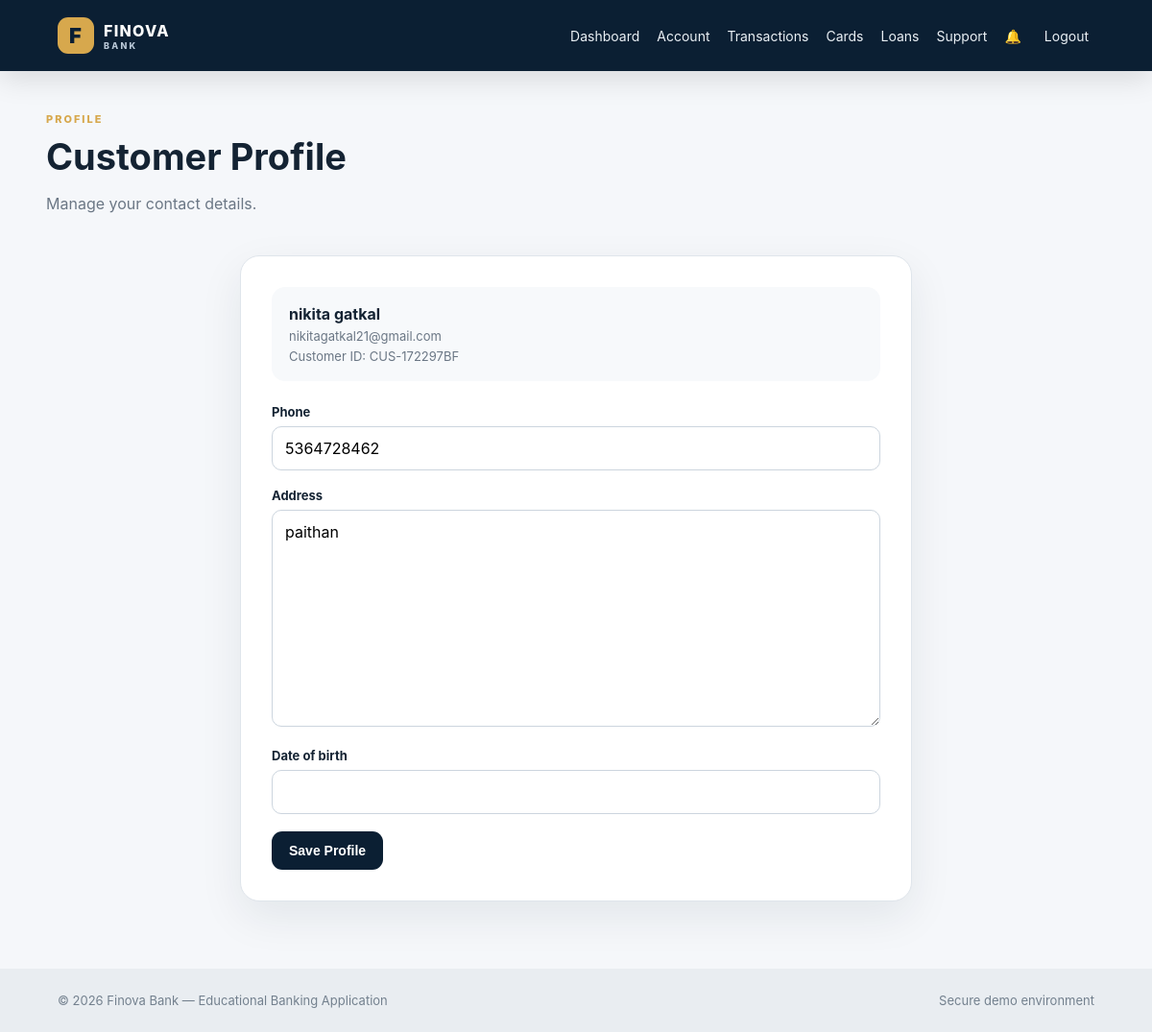
Page /profile/ (signed in) on the committed database.
### banking/models.py (models this page shows, shortened)
class CustomerProfile(models.Model):
    user = models.OneToOneField(
        User, on_delete=models.CASCADE, related_name="profile"
    )
    phone = models.CharField(max_length=15, blank=True)
    address = models.TextField(blank=True)
    date_of_birth = models.DateField(null=True, blank=True)
    customer_id = models.CharField(max_length=30, unique=True, blank=True)
    kyc_verified = models.BooleanField(default=False)
    created_at = models.DateTimeField(auto_now_add=True)

### banking/views.py (the view)
# urls.py: path("profile/", views.profile, name="profile"),
@login_required
def profile(request):
    profile_obj, _ = CustomerProfile.objects.get_or_create(
        user=request.user
    )
    if request.method == "POST":
        form = ProfileForm(request.POST, instance=profile_obj)
        if form.is_valid():
            form.save()
            messages.success(request, "Profile updated successfully.")
            return redirect("profile")
    else:
        form = ProfileForm(instance=profile_obj)
    return render(
        request,
        "profile.html",
        {"form": form, "profile": profile_obj},
    )

### banking/forms.py
class ProfileForm(forms.ModelForm):
    class Meta:
        model = CustomerProfile
        fields = ["phone", "address", "date_of_birth"]

### templates/profile.html (shortened to what this page needs)
{% extends "base.html" %}
{% block content %}
<div class="page-head"><div><span class="eyebrow">PROFILE</span><h1>Customer Profile</h1><p class="muted">Manage your contact details.</p></div></div>
<div class="form-card">
    <div class="profile-summary">
        <strong>{{ user.get_full_name|default:user.username }}</strong>
        <span>{{ user.email }}</span>
        <span>Customer ID: {{ profile.customer_id|default:"Not generated yet" }}</span>
    </div>
    <form method="post">
        {% for field in form %}
        <div class="form-group">
            <label for="{{ field.id_for_label }}">{{ field.label }}</label>
            {{ field }}
        </div>
        {% endfor %}
        <button class="btn primary" type="submit">Save Profile</button>
    </form>
</div>
{% endblock %}

### static/css/style.css (style rules this page uses)
:root { --navy:#0b1f33; --navy2:#12395a; --gold:#d7a84d; --cream:#f5f7fa; --white:#fff; --text:#142333; --muted:#6b7785; --border:#dfe5eb; --green:#178a55; --red:#c73b45; --shadow:0 16px 45px rgba(17,36,55,.08); }
* { box-sizing:border-box }
body { margin:0;background:var(--cream);color:var(--text);font-family:Inter,Segoe UI,Arial,sans-serif }
.mini-label,.eyebrow { font-size:11px;font-weight:800;letter-spacing:.18em;color:var(--gold) }
.btn { display:inline-flex;justify-content:center;align-items:center;border:0;border-radius:11px;padding:12px 18px;font-weight:750;cursor:pointer;font-size:14px }
.btn.primary { background:var(--navy);color:#fff }
.page-head { display:flex;align-items:flex-end;justify-content:space-between;gap:20px;margin-bottom:28px }
.page-head h1 { font-size:38px;margin:8px 0 }
.muted { color:var(--muted) }
.empty,.form-card,.detail-card { background:#fff;border:1px solid var(--border);border-radius:20px;padding:32px;box-shadow:var(--shadow) }
.form-card { max-width:700px;margin:0 auto }
.form-group { margin-bottom:18px }
.form-group label { display:block;font-size:13px;font-weight:750;margin-bottom:7px }
.form-group input,.form-group select,.form-group textarea { width:100%;border:1px solid #ccd5de;border-radius:10px;padding:12px 13px;font:inherit;background:#fff;outline:none }
.profile-summary { display:grid;gap:5px;background:#f7f9fb;border-radius:14px;padding:18px;margin-bottom:24px }
.profile-summary span { font-size:13px;color:var(--muted) }

### rows in the picture
CustomerProfile: customer_id "CUS-172297BF", form "5364728462" "paithan"

### other values in the picture
{{ user.get_full_name|default:user.username }} "nikita gatkal"
{{ user.email }} "nikitagatkal21@gmail.com"
{{ field.label }} "Phone" "Address" "Date of birth"
